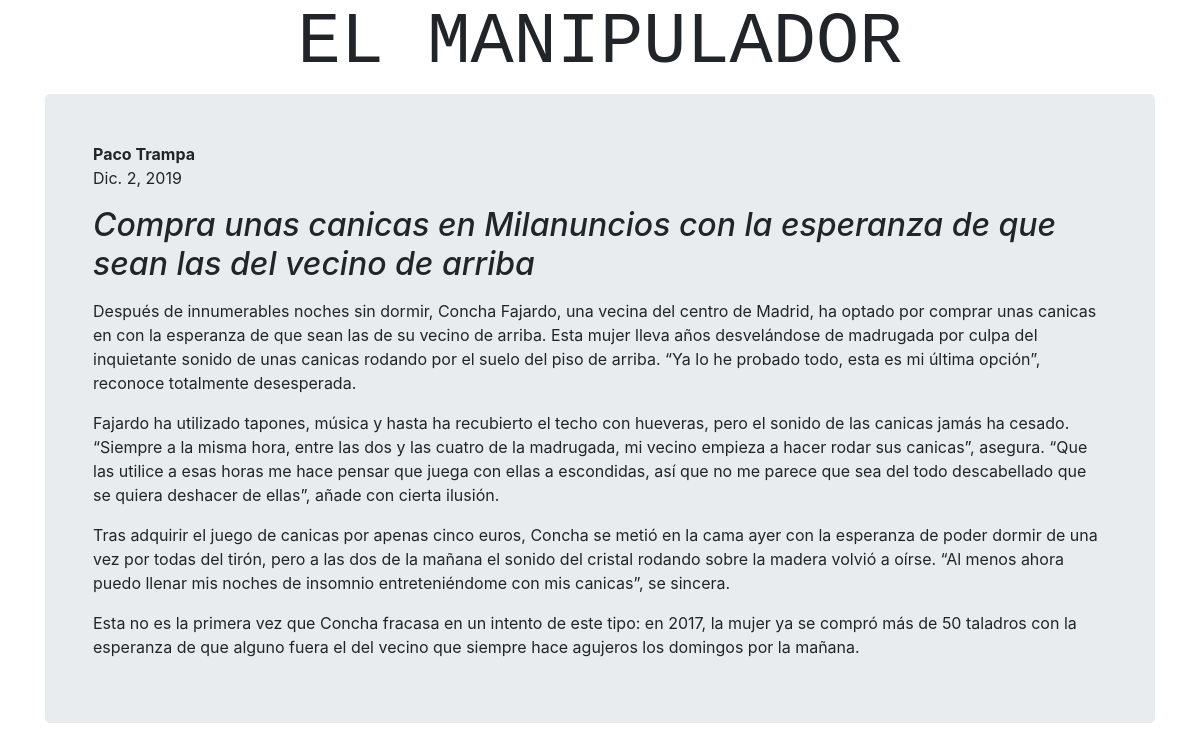
Page /articles/2/ on the committed database.
### web/models.py (models this page shows, shortened)
class Article(models.Model):
    headline = models.CharField('Titular', max_length=200)
    content = models.TextField('Contenido')
    author = models.ForeignKey(Author, verbose_name='Autor', on_delete=models.CASCADE)
    published_at = models.DateField('Fecha de Publicación')
    class Meta:
        db_table = 'article'
        verbose_name = 'Artículo'
        verbose_name_plural = 'Artículos'
        ordering = ['-published_at']

class Author(models.Model):
    first_name = models.CharField('Nombre', max_length=30)
    last_name = models.CharField('Apellido', max_length=30)
    def __str__(self):
        return f'{self.first_name} {self.last_name}'
    class Meta:
        db_table = 'author'
        verbose_name = 'Autor'
        verbose_name_plural = 'Autores'
        ordering = ['last_name']

### web/views.py (the view)
# urls.py: path('articles/<int:article_id>/', views.article),
def article(request, article_id):
    try:
        article = Article.objects.get(pk=article_id)
    except Article.DoesNotExist:
        raise Http404
    return render(request, 'article.html', {'article': article})

### web/templates/article.html (shortened to what this page needs)
<!DOCTYPE html>
<html>
  <head>
    <link rel="stylesheet" href="https://stackpath.bootstrapcdn.com/bootstrap/4.4.1/css/bootstrap.min.css">
  </head>
  <body>
    <div class="container">
      <h1 class="text-center text-monospace display-3">EL MANIPULADOR</h1>
      <div class="jumbotron p-4 p-md-5">
        <div class="col-md-12 px-0">
          <strong>{{ article.author }}</strong>
          <div>{{ article.published_at }}</div>
          <h2 class="display-5 font-italic my-3">{{ article.headline }}</h2>
          <p class="lead my-3">{{ article.content|linebreaks }}</p>
        </div>
      </div>
    </div>
  </body>
</html>

### rows in the picture
Article: author "Paco Trampa", published_at "Dic. 2, 2019", headline "Compra unas canicas en Milanuncios con la esperanza de que sean las del vecino de arriba", content "Después de innumerables noches sin dormir, Concha Fajardo, una vecina del centro de Madrid, ha optado por comprar unas canicas en con la esperanza de que sean las de su vecino de arriba. Esta mujer lleva años desvelándose de madrugada por culpa del inquietante sonido de unas canicas rodando por el suelo del piso de arriba. “Ya lo he probado todo, esta es mi última opción”, reconoce totalmente desesperada. Fajardo ha utilizado tapones, música y hasta ha recubierto el techo con hueveras, pero el sonido de las canicas jamás ha cesado. “Siempre a la misma hora, entre las dos y las cuatro de la madrugada, mi vecino empieza a hacer rodar sus canicas”, asegura. “Que las utilice a esas horas me…"
